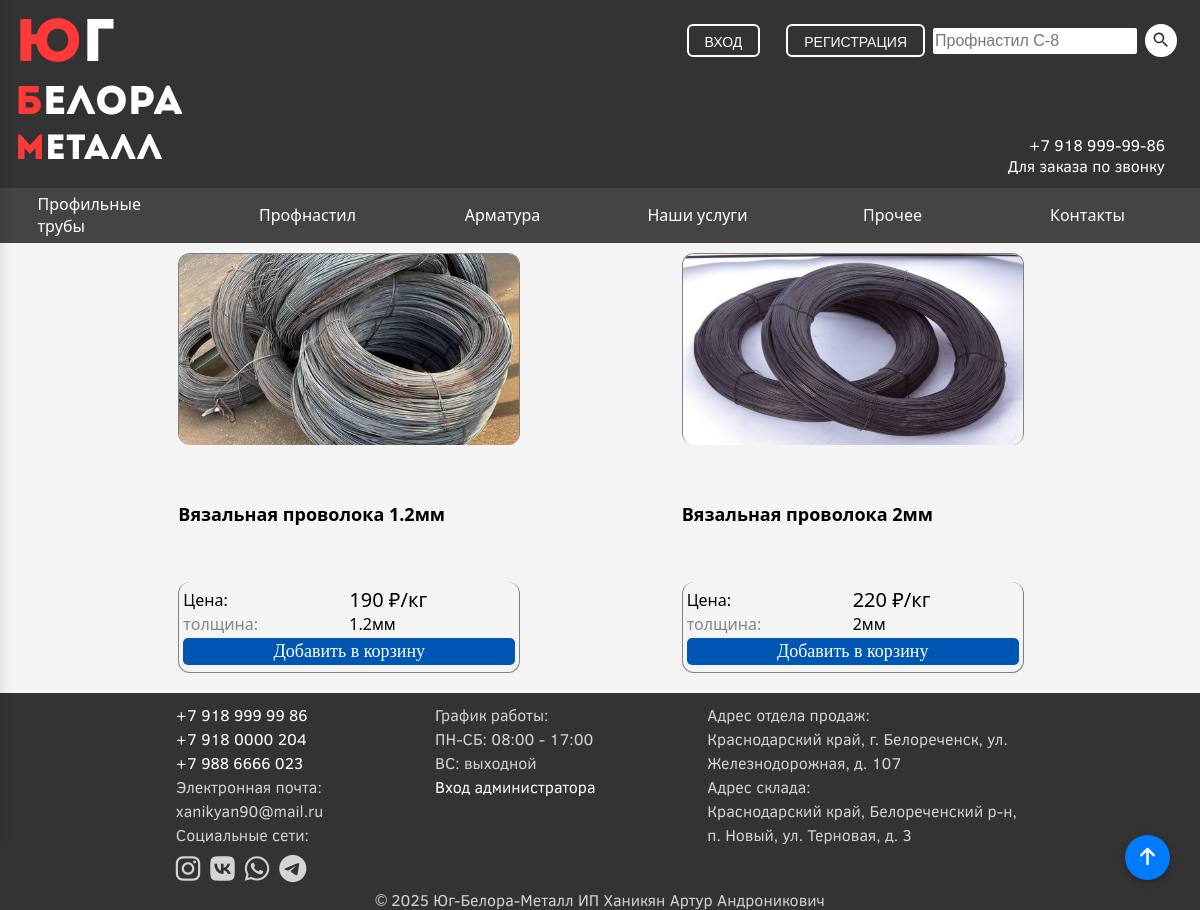
Page /wire.php on the committed database.
### tables this page shows
CREATE TABLE `products` (
  `ID` int(11) NOT NULL,
  `category_id` int(11) NOT NULL,
  `name` varchar(40) NOT NULL,
  `price` int(11) NOT NULL,
  `amount` int(11) NOT NULL,
  `description` varchar(255) NOT NULL,
  `img` varchar(255) NOT NULL,
  `price_for` varchar(20) NOT NULL
);

CREATE TABLE `attributes` (
  `ID` int(11) NOT NULL,
  `name` varchar(20) NOT NULL
);

CREATE TABLE `productattributes` (
  `ID` int(11) NOT NULL,
  `product_id` int(11) NOT NULL,
  `attribute_id` int(11) NOT NULL,
  `value` varchar(30) NOT NULL
);

### wire.php (the view, shortened to what this page needs)
<?php
$servername = "localhost";
$username = "root";
$password = "";
$dbname = "diplom";
$conn = mysqli_connect($servername, $username, $password, $dbname);
$sql = "SELECT
            p.ID AS product_id,
            p.name AS product_name,
            p.price,
            p.img,
            p.price_for,
            c.name AS category,
            a.name AS attribute_name,
            pa.value AS attribute_value
        FROM products p
        LEFT JOIN categories c ON p.category_id = c.ID
        LEFT JOIN productattributes pa ON p.ID = pa.product_id
        LEFT JOIN attributes a ON pa.attribute_id = a.ID
        ORDER BY p.ID";
$result = $conn->query($sql);
$products = [];
while ($row = $result->fetch_assoc()) {
    $category = $row['category'];
    $product_id = $row['product_id'];
    if (!isset($products[$category][$product_id])) {
        $products[$category][$product_id] = [
            'name' => $row['product_name'],
            'price' => $row['price'],
            'price_for' => $row['price_for'],
            'img' => $row['img'],
            'id' => $product_id,
            'attributes' => []
        ];
    }
    if ($row['attribute_name']) {
        $products[$category][$product_id]['attributes'][] = [
            'name' => $row['attribute_name'],
            'value' => $row['attribute_value']
        ];
    }
}
?>
<!DOCTYPE html>
<html lang="en">
<head>
    <link rel="stylesheet" href="css/style.css">
    <link rel="stylesheet" href="https://cdnjs.cloudflare.com/ajax/libs/font-awesome/6.5.0/css/all.min.css">
</head>
<body>
    <button id="scrollToTopBtn" title="Наверх"><i class="fa-solid fa-arrow-up"></i></button>
    <header id="main-content">
        <div class="content">
                <a href="index.php">
                    <div class="logo">
                        <span class="ug"><span style="color: rgb(255, 56, 56);">Ю</span>г</span>
                        <span class="belora"><span style="color: rgb(255, 56, 56);">Б</span>елора</span>
                        <span class="metall"><span style="color: rgb(255, 56, 56);">М</span>еталл</span>
                    </div>
                </a>
            <div class="main-nav">
                <div class="search-nav">
                    <div class="search-container">
                        <form action="search.php" method="GET">
                            <input type="text" required name="search" placeholder="Профнастил C-8" id="search">
                            <button class="search-btn" type="submit">
                            </button>
                        </form>
                    </div>
                    <div class="auth-buttons" id="auth-buttons">
                        <button onclick="openDialogAuth()" id="auth-btn" class="auth-btn show">Вход</button>
                        <button onclick="openDialogReg()" id="reg-btn" class="reg-btn show">Регистрация</button>
                    </div>
                </div>
                <div class="header-info">
                    <span>+7 918 999-99-86<br>Для заказа по звонку</span>
                </div>
            </div>
        </div>
    </header>
    <nav>
        <div class="content nav-content">
            <a href="proftruba.php"><div class="nav-button">Профильные трубы</div> </a>
            <a href="profnastil.php"><div class="nav-button">Профнастил</div></a>
            <a href="armatura.php"><div class="nav-button">Арматура</div></a>
            <a href="services.php"><div class="nav-button">Наши услуги</div></a>
                <div id="prochee">
                    <a class="nav-button" style="border: 0px; box-shadow: initial;"  href="prochee.php">Прочее</a>
                </div>
            <a href="contacts.php"><div class="nav-button">Контакты</div></a>
        </div>
    </nav>
    <div class="content">
        <div class="catalog">
            <?php if (isset($products['Проволока'])): ?>
                <?php foreach ($products['Проволока'] as $product): ?>
                    <div class="card">
                        <img src="<?= htmlspecialchars($product['img']) ?>" alt="<?= htmlspecialchars($product['name']) ?>">
                        <div class="product-name">
                            <b><?= htmlspecialchars($product['name']) ?></b>
                        </div>
                        <div class="incard">
                            <dl><dt>Цена:</dt>
                                <dd class="price">
                                    <?= htmlspecialchars($product['price']) ?> ₽/<?php
                                    $priceFor = $product['price_for'];
                                    echo $priceFor;
                                    ?>
                                </dd>
                            </dl>
                            <?php foreach ($product['attributes'] as $attr): ?>
                                <dl class="attributes"><dt><?= htmlspecialchars($attr['name']) ?>:</dt><dd><?= htmlspecialchars($attr['value']) ?></dd></dl>
                            <?php endforeach; ?>
                            <button class="add-to-cart-btn" data-product-id="<?= htmlspecialchars($product['id']) ?>" data-quantity="6" title="Добавить в корзину">
                                Добавить в корзину
                            </button>
                        </div>
                    </div>
                <?php endforeach; ?>
            <?php else: ?>
                <p>Нет товаров в категории "Проволока".</p>
            <?php endif; ?>
        </div>
    </div>
    <footer>
        <div class="foot-block">
            <div class="foot">
                <a href="tel:+79189999986"><span class="phone">+7 918 999 99 86</span></a><br>
                <a href="tel:+79180000204"><span class="phone">+7 918 0000 204</span></a><br>
                <a href="tel:+79186666023"><span class="phone">+7 988 6666 023</span></a><br>
                <span>Электронная почта: </span><br>
                <span> xanikyan90@mail.ru</span><br>
                <span>Социальные сети:</span><br>
                <div style="display: flex; flex-wrap: wrap;">
                    <div class="social-links">
                        <a href="https://www.instagram.com/@khanikyan_zhanna" target="_blank" title="Instagram">
                            <i class="fab fa-instagram"></i>
                        </a>
                        <a href="https://vk.com/ВАШ_АККАУНТ" target="_blank" title="VK">
                            <i class="fab fa-vk"></i>
                        </a>
                        <a href="https://wa.me/ВАШ_НОМЕР" target="_blank" title="WhatsApp">
                            <i class="fab fa-whatsapp"></i>
                        </a>
                        <a href="https://t.me/ВАШ_АККАУНТ" target="_blank" title="Telegram">
                            <i class="fab fa-telegram"></i>
                        </a>
                    </div>
                </div>
            </div>
            <div class="foot">
                <span>График работы:</span><br>
                <span>ПН-СБ: 08:00 - 17:00</span><br>
                <span>ВС: выходной</span><br>
                <a href="admin.php">Вход администратора</a>
            </div>
            <div id="desc" class="foot">
                <span>Адрес отдела продаж:</span><br>
                Краснодарский край, г. Белореченск, ул. Железнодорожная, д. 107 <br>
                <span>Адрес склада:</span><br>
                Краснодарский край, Белореченский р-н, п. Новый, ул. Терновая, д. 3
            </div>
        </div>
        <div class="copyright">
            <span>&copy; 2025 Юг-Белора-Металл ИП Ханикян Артур Андроникович</span>
        </div>
    </footer>
</body>
</html>

### css/style.css (style rules this page uses)
input, select, textarea { font-size: 16px; }
body { margin: 0; padding: 0; background-color: #f4f4f4; font-family: 'Clear Sans', sans-serif; }
a { text-decoration: none; color: inherit; transition: all 0.5s; }
header .content { display: grid; grid-template-columns: 170px auto; font-family: inherit; margin-bottom: 0px; }
form .search-btn { border: none; padding: 6px; width: auto; height: auto; transition: 0.5s ease-out; }
.search-container form { display: flex; align-items: center; }
.auth-buttons { display: flex; gap: 10px; align-items: center; }
.auth-buttons .show { padding: 8px 16px; font-size: 14px; text-transform: uppercase; color: white; background-color: #333; border: 2px solid #fff; border-radius: 6px; cursor: pointer; transition: all 0.3s ease; }
.add-to-cart-btn { border: none; background-color: inherit; cursor: pointer; width: 100%; background-color: #0056b3; padding: 3px; margin-bottom: 3px; border-radius: 5px; margin-top: 3px; color:#fff; font-size: 18px; transition: all 0.4s; font-family: 'Trebuchet MS'; }
.attributes dt { color: #858585; }
.price { font-size: 20px; }
.search-nav button { height: 33px; font-size: 16px; color: #333; background-color: #fff; border-radius: 100%; margin: 8px; }
.header-info { padding-right: 2%; padding-left: 2%; justify-content: space-between; display: flex; height: 100%; align-items: end; text-align: end; flex-direction: row-reverse; }
.search-nav input { width: 100px; height: 24px; font-size: 16px; border: none; border-radius: 2px; align-items: center; }
.search-nav { height: 65px; align-items: end; display: flex; flex-direction:row-reverse; }
.main-nav { display: flex; flex-direction: column; color: #fff; }
header a { color: #fff; }
a .logo { width: 170px; height: 160px; display: grid; font-family: 'Intro'; }
.ug { font-size: 60px; }
.belora { font-size: 40px; }
.metall { font-size: 35px; }
header { background-color: #333; color: #fff; padding: 16px 5px 12px 5px; }
header a { width: auto; display:flex; align-items: center; flex-wrap: wrap; box-sizing: border-box; }
#search { width: 200px; }
.search-container form { margin: 0px; }
.search-container { display: flex; align-items: center; }
nav a { color: #fff; }
#prochee { transition: all 0.5s; border-bottom: 2px solid #444; position: relative; }
nav { margin-bottom: 0px; background-color: #444; color: #fff; }
.nav-button { flex-wrap: wrap; display: flex; align-content: center; height: 53px; width: 150px; justify-content: center; border-bottom: solid 2px #444; }
nav div a { box-sizing: border-box; }
.nav-content { margin-bottom: 0px !important; transition: all 0.5s; display: flex; justify-content: space-around; }
.content { font-family: 'Segoe UI'; margin-bottom: 10px; max-width: 1170px; margin-right: auto; margin-left: auto; color: black; }
.catalog { display: flex; flex-wrap: wrap; justify-content: space-evenly; }
.card { display: flex; flex-direction: column; width: 340px; height: 420px; margin-top: 10px; margin-bottom: 10px; border-radius: 14px; justify-content: space-between; }
.product-name { font-size: 18px; }
.incard { width: 332px; border: 1px solid gray; border-top: none; padding: 4px; border-radius: 12px; background-color: inherit; height: fit-content; }
.card img { border: 1px solid gray; border-bottom: none; width: inherit; aspect-ratio: 16/9; border-radius: 12px; }
.card dl { margin: 0px; display: flex; flex-direction: row; }
.card dt { align-content: center; width: 50%; }
.card dd { width: 50%; margin: 0px; }
#scrollToTopBtn { position: fixed; bottom: 30px; right: 30px; z-index: 1000; background-color: #007bff; color: white; border: none; border-radius: 50%; width: 45px; height: 45px; font-size: 20px; cursor: pointer; box-shadow: 0 2px 6px rgba(0,0,0,0.3); display: none; transition: opacity 0.3s ease; transition: 0.3s; }
footer { background-color: #333; color: #d4d4d4; bottom: 0; width: 100%; }
.foot { padding: 10px; padding-bottom: 0px; max-width: 33%; line-height: 1.5; }
.copyright { width: 80%; display: flex; justify-content: center; margin-left: auto; margin-right: auto; }
.foot-block { display: flex; flex-direction: row; justify-content: space-around; width: 80%; margin-left: auto; margin-right: auto; }
.foot span { margin-top: 5px; margin-bottom: 5px; }
.social-links { display: flex; gap: 10px; }
#desc { display: block; }
.social-links a { font-size: 28px; color: #d4d4d4; transition: color 0.3s; }
footer a { color: #fff; }

### rows in the picture
products: img (picture), name "Вязальная проволока 1.2мм", price "190", price_for "кг", attributes.name "толщина", productattributes.value "1.2мм"
products: img (picture), name "Вязальная проволока 2мм", price "220", price_for "кг", name "толщина", value "2мм"
